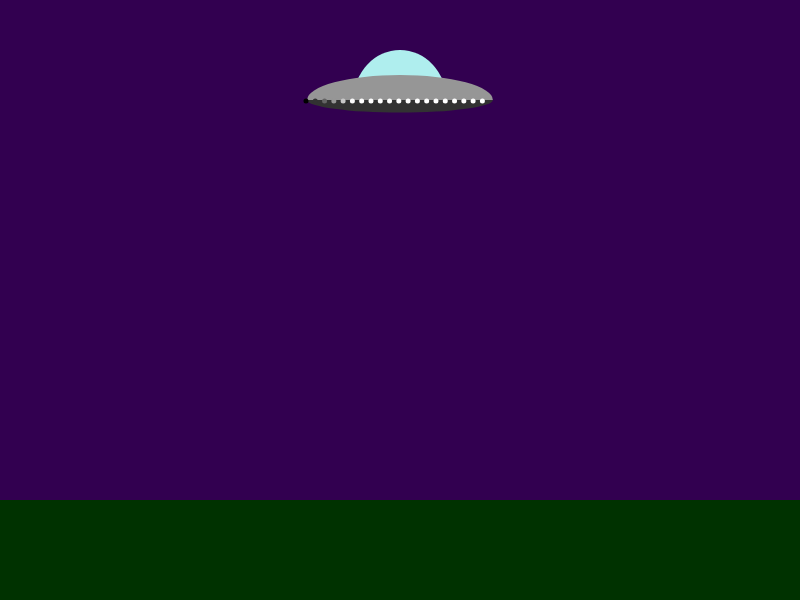
Frame 1 (no input)
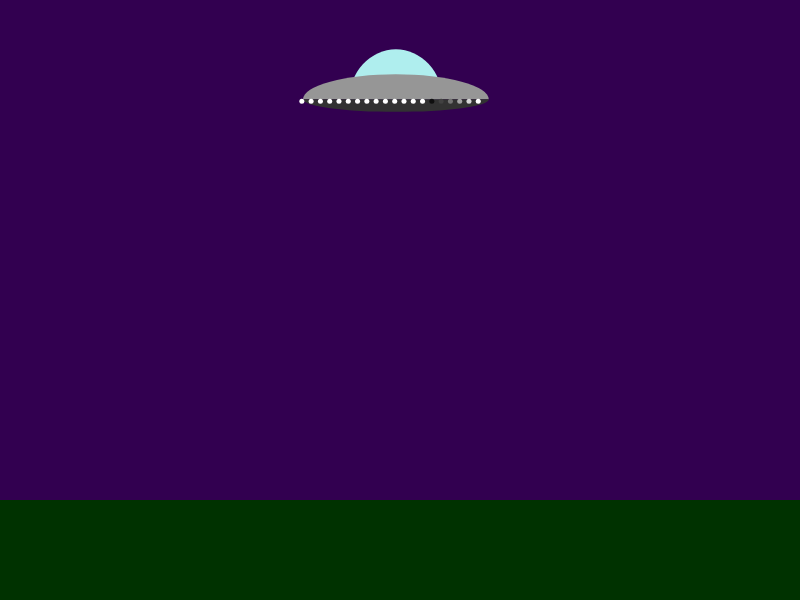
Frame 60 (no input)
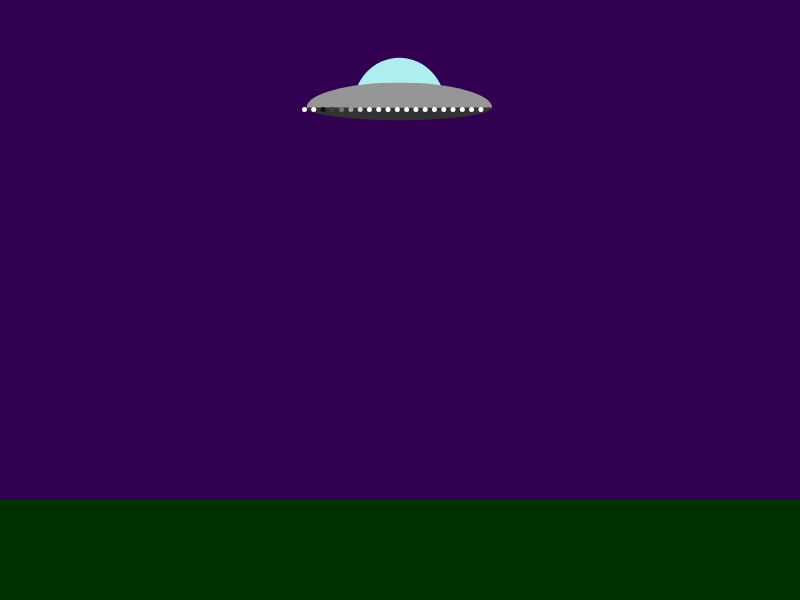
Frame 120 (the mouse pressed at the canvas centre since frame 60)

The p5.js sketch that drew these frames (run headless with seeded random() and noise() and a simulated clock; from frame 60 on, the mouse is pressed at the canvas centre):

// p5.js sketch
// ── sketch.js
//Topic 1.1 
//Object orientation revisted
//part one



var flyingSaucer;
    
function setup()
{
    createCanvas(800,600);
    noStroke();
    flyingSaucer = new FlyingSaucer(400,100);
}

function draw()
{
    background(50,0,80);
    
    //draw the ground
    fill(0,50,0);
    rect(0,height - 100, width, 100);
    
    if(flyingSaucer.beam_on)
        {
            flyingSaucer.beam();
        }
    
    flyingSaucer.draw();
   
}

function keyPressed()
{
    flyingSaucer.beam_on = true;
}

function keyReleased()
{
    flyingSaucer.beam_on = false;
}

 function FlyingSaucer(x,y) 
{
     
    this.x = x;
    this.y = y;
    this.width = random(150,200);
    this.height = 50;
    this.numLights = 20;
    this.brightnesses = [];
    this.beam_on = false;
    this.hover = function()
    {
        this.x += random(-2,2);
        this.y += random(-2,2);
    },

    this.draw = function()
    {
         //draw the flying saucer
    fill(175,238,238);
    arc(this.x,this.y,this.width/2,this.height*2,PI,TWO_PI)
    fill(150);
    arc(this.x,this.y,this.width,this.height,PI,TWO_PI);
    fill(50);
    arc(this.x,this.y,this.width,this.height/2,0,PI);
    
//    this.x+=random(-1,1);
//    this.y+=random(-1,1);
    
    
    this.hover();
    
    
    fill(255,255,0);
    var incr = this.width/this.numLights;
    for(var i = 0; i<this.numLights; i++)
        {
            fill(this.brightnesses[i] * 5);
            ellipse(this.x-this.width/2 + incr*i,
                    this.y,
                    5);
            this.brightnesses[i] += 2;
            this.brightnesses[i] = this.brightnesses[i]%255;
        }   
    }

    this.beam = function()
    {
        fill(255,255,100,150);

        if(random() > 0.5)
            {
                beginShape();
                vertex(this.x - this.width * 0.25, this.y);
                vertex(this.x + this.width * 0.25, this.y);
                vertex(this.x + this.width * 0.35, height-100);
                vertex(this.x - this.width * 0.35, height-100);
                endShape(CLOSE);
            }

    }

     for(var i = 0; i < this.numLights; i++)
    {
       this .brightnesses.push((i*10)%255);
    }
    
    }
    
  
